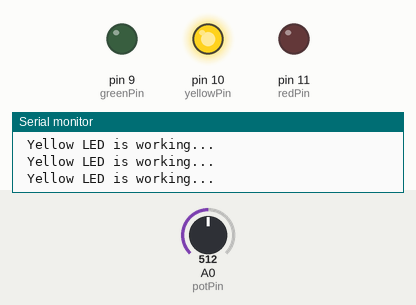
The sketch below on a simulated Arduino Uno, built with avr-gcc and run on an emulated ATmega328P. Parts: output pins drawn as LEDs (lit = HIGH), the last lines printed to the serial monitor. The inputs (shaded band) are chosen by the test bench; at power-on: A0 (potPin) = 512.

Above: at 1.2 s.
1.3 s: A0 (potPin) set to 633
4.3 s: A0 (potPin) set to 659
At 5.1 s:
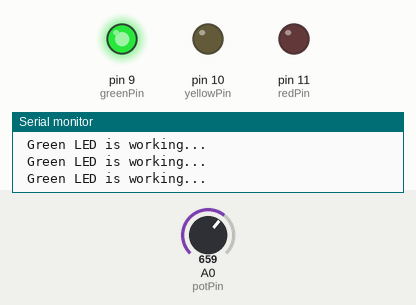
5.8 s: A0 (potPin) set to 315
At 6.8 s:
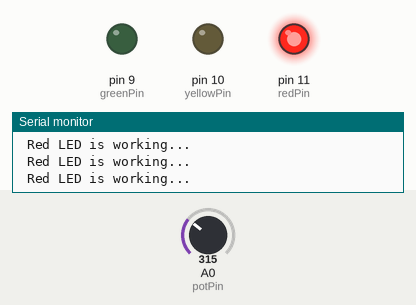
Timing chart, 0 to 8.8 s (numbered marks = the images above; inputs shaded):
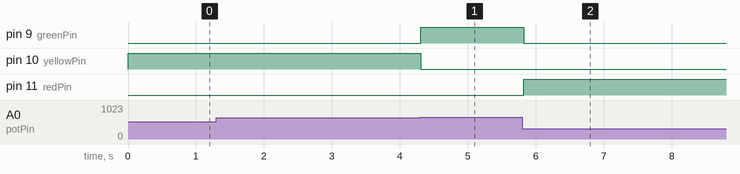

Measured:
- the behaviour switches between 649 and 650 on A0 (potPin) (found by bisection; images 0 and 1)
- after the input at 4.3 s, pin 9 (greenPin): LOW → HIGH at once; pin 10 (yellowPin): HIGH → LOW at once
- after the input at 5.8 s, pin 9 (greenPin): HIGH → LOW at once; pin 11 (redPin): LOW → HIGH at once

The sketch:

POT_3_LED_SEC_M_.ino
```cpp
#define redPin 11
#define yellowPin 10
#define greenPin 9
#define potPin A0

int value = 0 ;

void setup() {
  pinMode(redPin , OUTPUT);
  pinMode(yellowPin , OUTPUT);
  pinMode(greenPin , OUTPUT);

  Serial.begin(9600);
  Serial.println("System is working...");
}

void loop() {
  value = analogRead(potPin);

  if(value>=0 && value < 325){
    digitalWrite(redPin , HIGH);
    digitalWrite(greenPin , LOW);
    digitalWrite(yellowPin , LOW);

    Serial.println(" Red LED is working...");
  }else if ( value >= 325 && value < 650){
    digitalWrite(redPin , LOW);
    digitalWrite(greenPin , LOW);
    digitalWrite(yellowPin , HIGH);

    Serial.println(" Yellow LED is working...");
  }else{
    digitalWrite(redPin , LOW);
    digitalWrite(greenPin , HIGH);
    digitalWrite(yellowPin , LOW);


    Serial.println(" Green LED is working...");
  }
}
```
